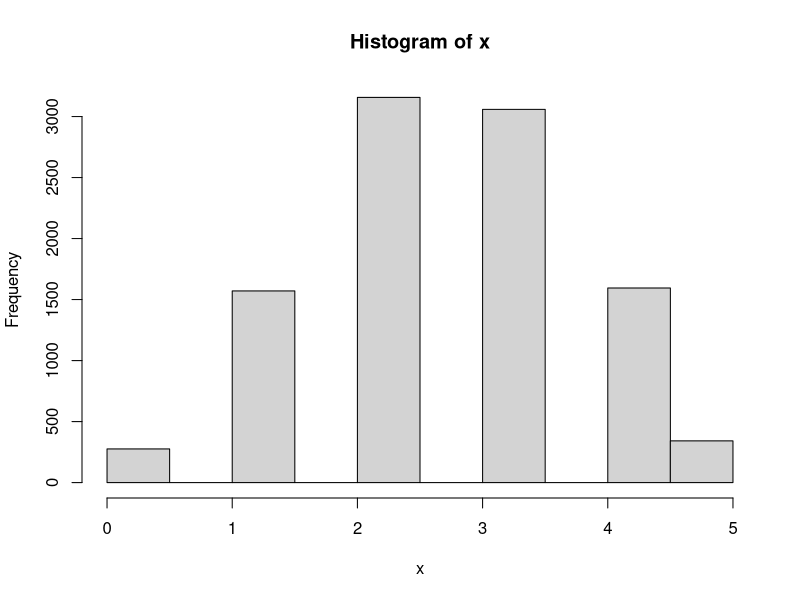
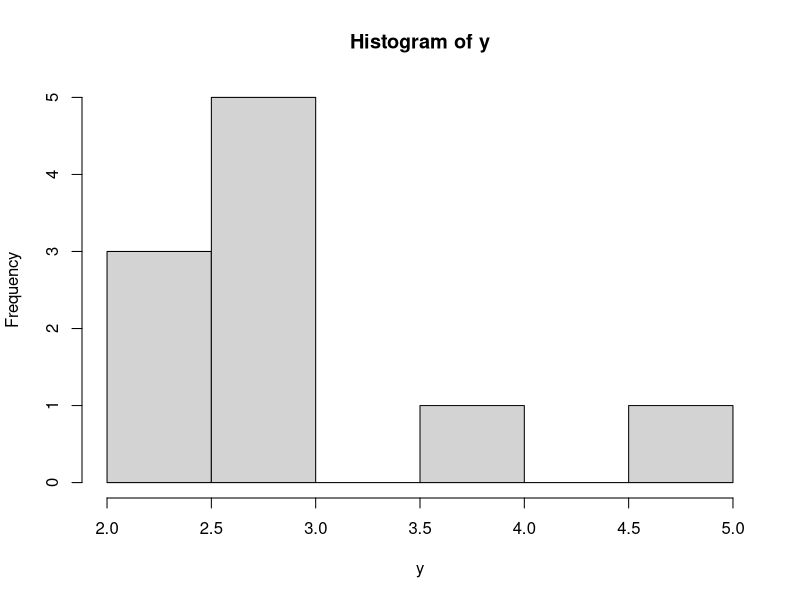
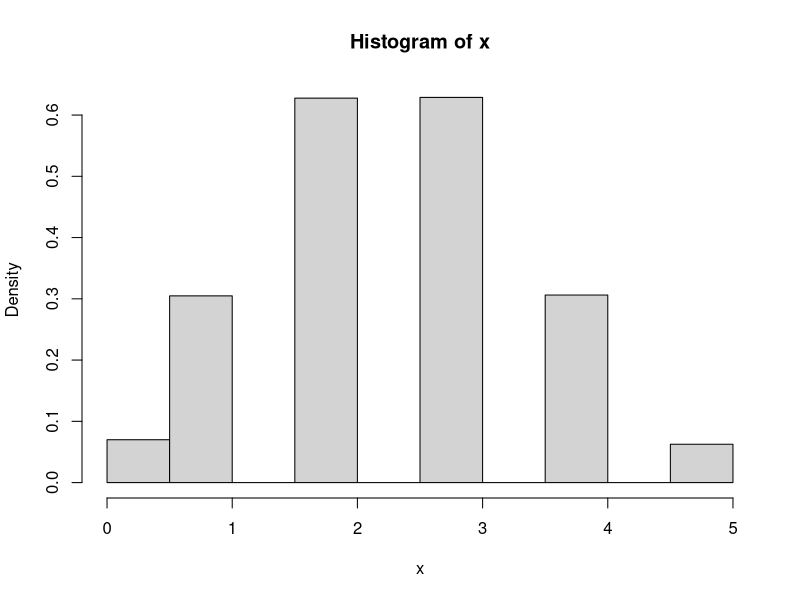
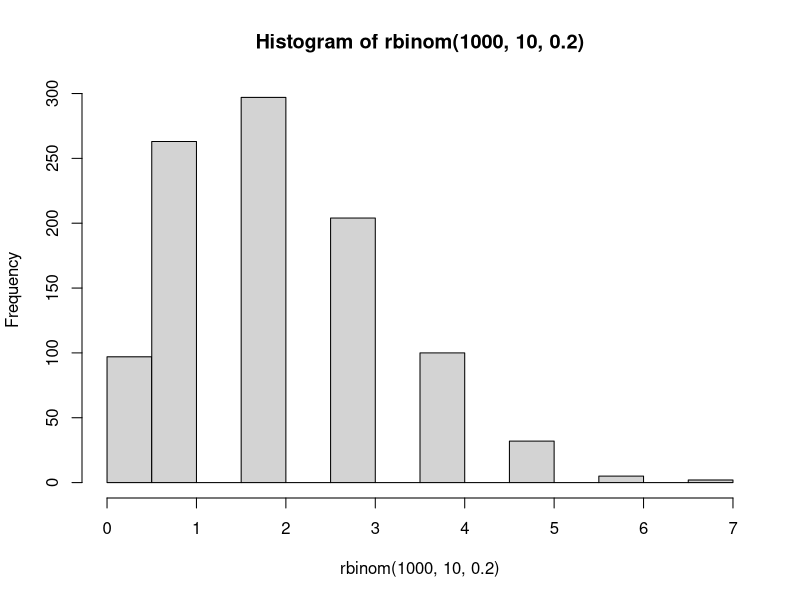
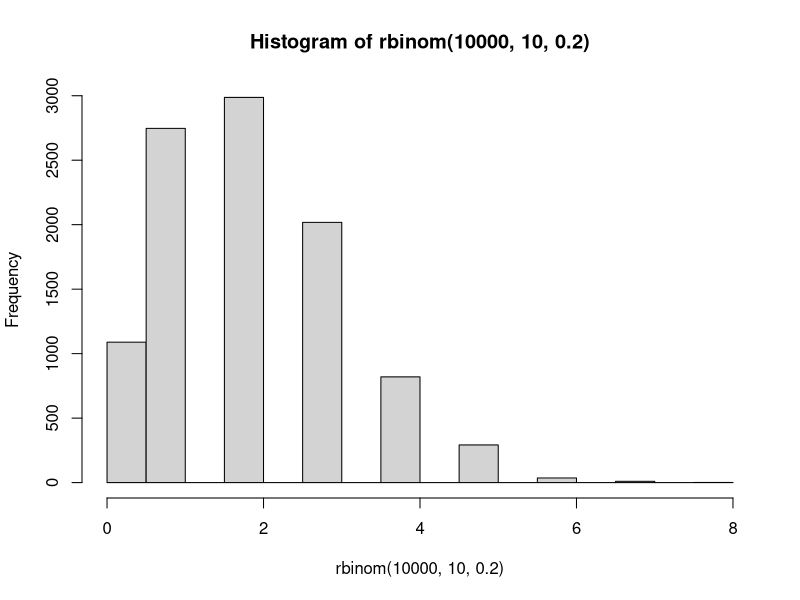
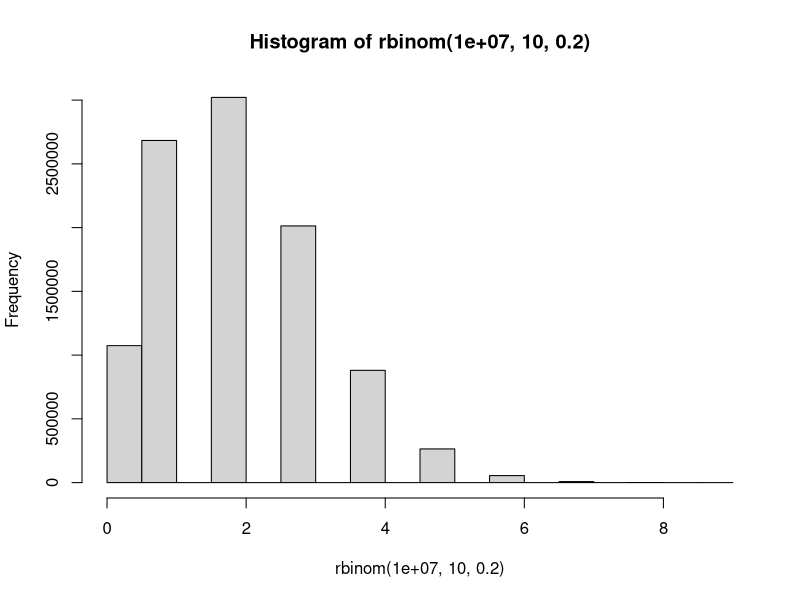

Write R code to recreate these figures, in order.
## ---- chunk 1
knitr::opts_chunk$set(echo = TRUE)
## ---- chunk 2


?rbinom

## ---- chunk 3

x = rbinom(10000, size=5, prob = 0.5)

## ---- chunk 4
hist(x, right = FALSE)
## ---- chunk 5

y = rbinom(10, 5, 0.5)

## ---- chunk 6
hist(y)
## ---- chunk 7

vprob = dbinom(c(1,2,3,4), 10, .5) # 10 is the number of tosses. the dbinom gives the probability of x = 1 (one head in 10 tosses) where prob of head is 0.5, then the probability of x = 2 (two heads in 10 tosses), etc. 

# We will add this vector of probabilities, vprob, to find the probability of getting at least 4 heads. 

sum(vprob)

vprob = dbinom(c(1,2,3,4), 5, 0.5) # 5 is the number of tosses. the dbinom gives the probability of x = 1 (one head in 5 tosses) where prob of head is 0.5, then the probability of x = 2 (two heads in 5 tosses), etc. 

# We will add this vector of probabilities, vprob, to find the probability of getting at least 4 heads. 

sum(vprob)

# can do the same thing with the pbinom function. Its its CDF.

## ---- chunk 8
x = rbinom(10000, 5, 0.5)
## ---- chunk 9
rbinom(1, 5, 0.5)

hist(x, freq = F)

mean(x)


## ---- chunk 10
dbinom(x=2, size = 6, prob = 1/3, log = FALSE)

## ---- chunk 11
?dbinom() 
## ---- chunk 12
choose(6, 2)*((1/3)^2)*((2/3)^(6-2))
## ---- chunk 13
# sample space is the possible values r.v X can take. If X ~ Bin(9,3/4) then it can take values x = 0, 1, 2, 3, 4, 5, 6, 7, 8, 9. 
## ---- chunk 14
dbinom(x=10, size = 10, prob = .20, log = FALSE)

#informative:
hist(rbinom(1000, 10, .2), freq = T)
hist(rbinom(10000, 10, .2), freq = T)
hist(rbinom(10000000, 10, .2), freq = T)
## ---- chunk 15
pbinom(4, 12, 1/5) # number of trials = 12, num of success = 4, probofsuccess = 1/5

## ---- chunk 16
?ppois()

## ---- chunk 17
# This is the probability of 17 or less cars crossing in a min. 
ppois(17, 12)

# This is the probability of 17 or more cars crossing in a min. 
1 - ppois(17, 12) # or equivalently ppois(17, 12, lower.tail = F)

## ---- chunk 18
ppois(16, 12, lower.tail = T)
## ---- chunk 19
#white balls picked = 30, total white balls = 100, total black b= 300, samplesize=125
?dhyper(30, 100, 300, 125)

dhyper(30, 100, 300, 125)

